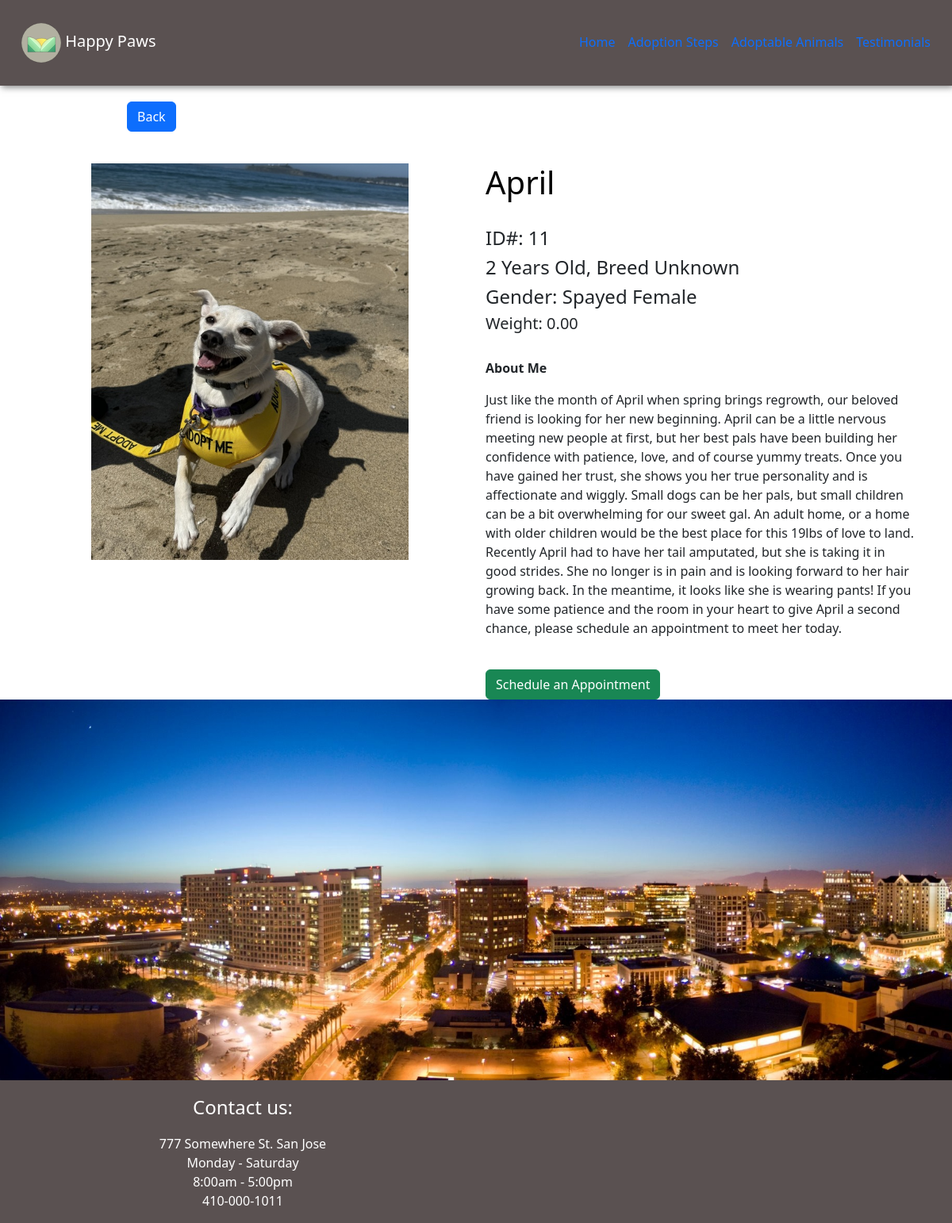
The app's page /Animals/11, older data.
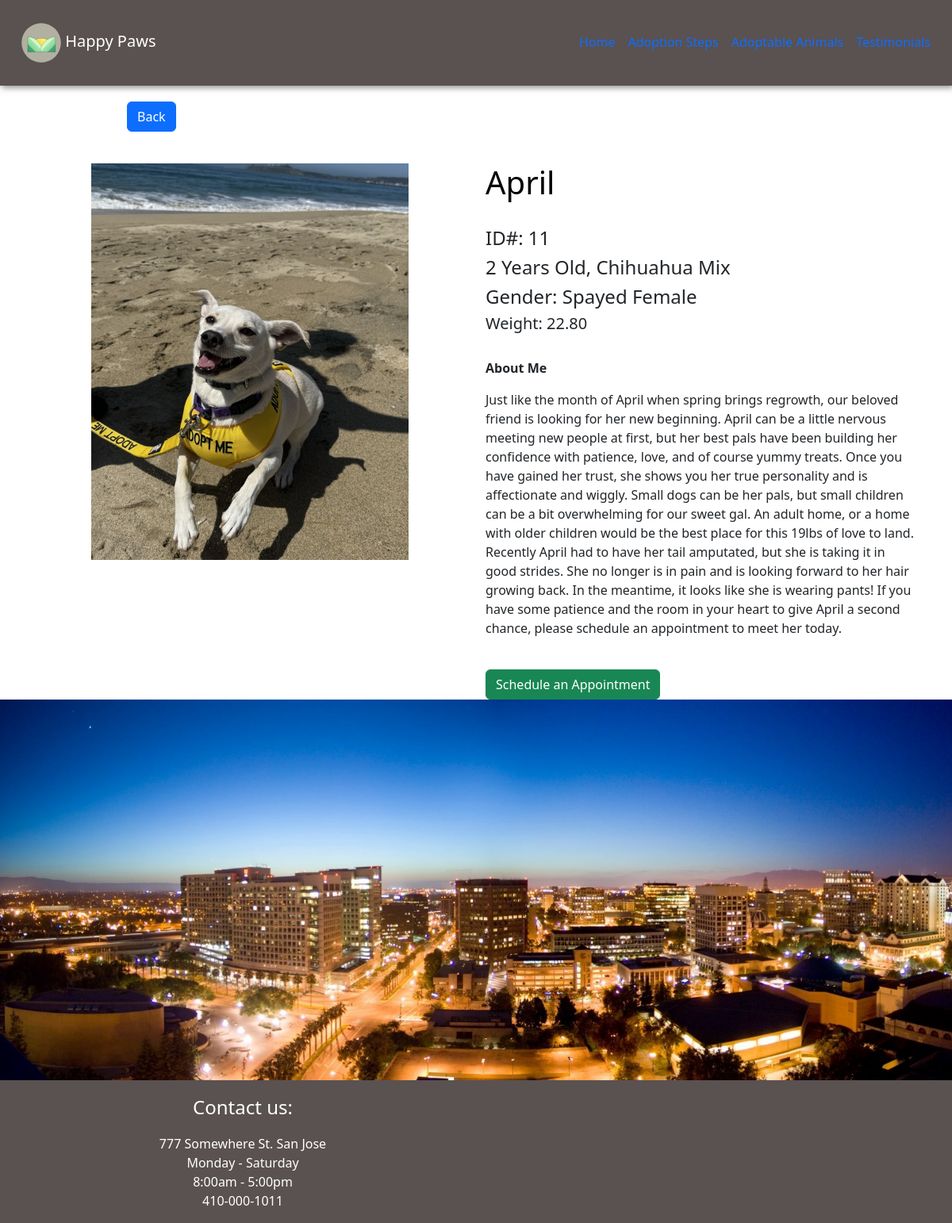
The same page, newer data.
### app.py (models this page shows, shortened)
class Animal(db.Model):
    __tablename__ = 'animals'
    id = db.Column(db.Integer, primary_key=True)
    name = db.Column(db.String(5), nullable=False)
    age = db.Column(db.Integer, nullable=True)
    species = db.Column(db.Integer, nullable=False)
    gender = db.Column(db.Integer, nullable=False)
    breed = db.Column(db.String(150), nullable=True)
    weight = db.Column(db.Numeric, nullable=True)
    description = db.Column(db.Text, nullable=True)
    image_path = db.Column(db.String(), nullable=True)
    date_added = db.Column(db.DateTime, default=datetime.utcnow)

### app.py (the view)
@app.route('/Animals/<int:id>')
def animalpage(id):
    animal = Animal.query.get_or_404(id)
    return render_template('Animalpage.html', animal = animal)

### templates/animalpage.html (shortened to what this page needs)
{% extends "base.html" %}
{%block body%}
<div class="container-fluid" style="padding-top: 20px">
    <div class="container ">
        <div class ="row">
            <div class="col" style="padding-left: 130px; padding-bottom: 40px;">
                <a href=" {{url_for('animals')}}" class="btn btn-primary" >Back</a>
            </div>
        </div>
        <div class="row">
          <div class="col text-center">
            {% if animal.image_path %}
            <img src="{{ url_for('static', filename='animal_images/' + animal.image_path)}}" class="card-img-top" alt="animal's image"
            style="max-width: 400px; max-height: 500px; object-fit: cover;">
            {% else %}
            <img src="{{ url_for('static', filename='images/default_image.jpg') }}" class="card-img-top" alt="default image"
            style="max-width: 400px; max-height: 500px; object-fit: cover;">
            {% endif %}
          </div>
          <div class="col">
            <h1 style="text-align: left"> {{animal.name}} </h1>
            <h4> ID#: {{animal.id}} </h4>
            <h4> {{animal.age}} Years Old,
                {% if animal.breed %}
                {{ animal.breed }}
                {% else %}
                Breed Unknown
                {% endif %}
            </h4>
            <h4> Gender:
                {% if animal.gender==0 %}
                  Male
                {% elif animal.gender==1 %}
                  Female
                {% elif animal.gender==2 %}
                  Neutered Male
                {% elif animal.gender==3 %}
                  Spayed Female
                {% endif %}
            </h4>
            <h5> Weight: {{'%0.2f'|format(animal.weight|float)}} </h5>
            <p style="font-weight: bold; font-size: 20;"> About Me </p>
            <p> {{ animal.description }} </p>
            <a href="{{url_for('schedule', id=animal.id)}}" class="btn btn-success"" > Schedule an Appointment </a>
          </div>
        </div>
    </div>
</div>
{%endblock%}

### templates/base.html (shortened to what this page needs)
<!DOCTYPE html>
<html lang="en">
<head>
    <link href="https://cdn.jsdelivr.net/npm/bootstrap@5.3.3/dist/css/bootstrap.min.css" rel="stylesheet">
    <link rel= "stylesheet" type= "text/css" href= "{{ url_for('static',filename='styles/main.css') }}">
</head>
<body>
    <nav class ="navbar nav justify-content-center py-4 sticky-top navbar-expand-lg navbar-dark text-light" >
        <div class="container-fluid">
            <a class="navbar-brand" href="#"> <img src="{{ url_for('static', filename='images/Website_logo.svg') }}" alt="" width="50" height="50"> Happy Paws </a>
            <div class="collapse navbar-collapse" id="navbarNavAltMarkup">
                <ul class="nav nav-underline ms-auto py-0" >
                    <li class="nav-item">
                        <a class="nav-link " aria-current="page" href="{{url_for('home')}}">Home</a>
                    </li>
                    <li class="nav-item">
                        <a class="nav-link " href="{{url_for('adoption_steps')}}">Adoption Steps</a>
                    </li>
                    <li class="nav-item">
                        <a class="nav-link " href="{{url_for('animals')}}">Adoptable Animals</a>
                    </li>
                    <li class="nav-item">
                        <a class="nav-link" href="{{url_for('testimonial')}}">Testimonials</a>
                    </li>
                </ul>
        </div>
    </nav>
    {%block body%}
    {%endblock%}
    <div class=" masthead" id="image" style="background-image: url('../static/images/san_jose.jpg')" >
    </div>
    <footer class="footer text-white">
        <div class="container-fluid">
            <div class="col-6 p-3">
                <div class= "row justify-content-center">
                    <p class="fs-4 text-center ">
                        Contact us:
                    </p>
                </div>
                <div class= "row justify-content-center">
                    777 Somewhere St. San Jose
                </div>
                <div class= "row justify-content-center">
                    Monday - Saturday
                </div>
                <div class= "row justify-content-center">
                    8:00am - 5:00pm
                </div>
                <div class= "row justify-content-center">
                    410-000-1011
                </div>
            </div>
        </div>
    </footer>
</body>
</html>

### static/styles/main.css (style rules this page uses)
h1 { text-align: center; color: black; }
.navbar { background: #5A5151; padding-left: 15px; padding-right: 15px; }
nav { padding: 24px; text-align: center; box-shadow: 2px 2px 8px rgba(0, 0, 0, 0.5); }

### templates/base.html (style rules this page uses)
.footer { background-color:#5A5151; }
.masthead { background-size: cover; min-height: 60vh; position: relative; color: white; text-shadow: 2px 2px 2px rgba(0,0,0,.2); }
#image { background-image: url('../static/images/san_jose.jpg'); background-color: green; }

Row changes from the older to the newer data that the page shows:
changed Animal "April": breed (not shown) → "Chihuahua Mix"; weight "0.00" → "22.80"
Text that changed along with them:
text no longer shown: "Breed Unknown"
